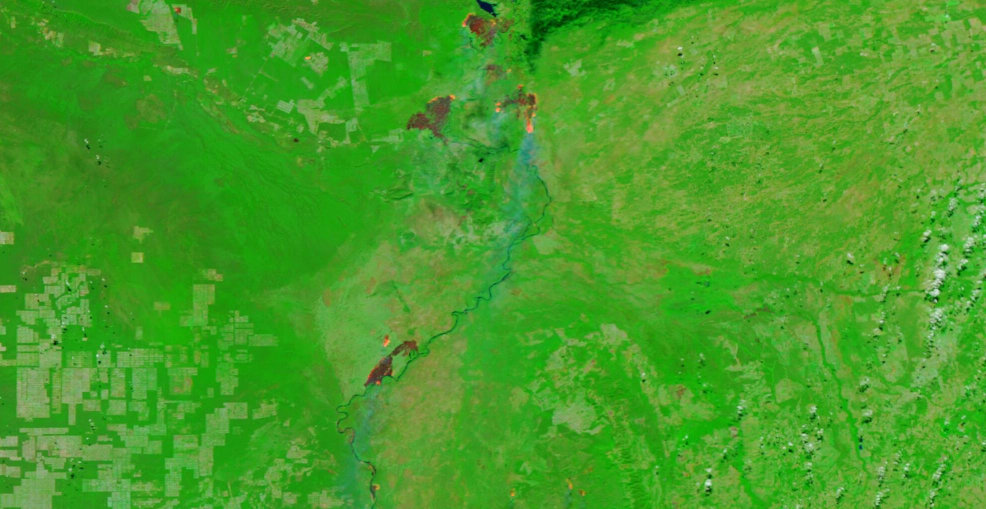
#> input picture img/4.jpg, 1972 x 1017 px, found by its file name (shown at 1/2 size)
$ python detectorsequencial.py
#> lines starting #> are read from the running program, lines starting #| are printed output that depends on the picture
import numpy as np
import tifffile as tiff
import cv2
import time
import os
from tqdm import tqdm

AREA_MINIMA = 1  # igual ao paralelo
ZOOM = 2          # também igual

def detectar_areas_vermelhas_tile_RGB(tile, zoom=ZOOM):
    imagem_ampliada = cv2.resize(tile, None, fx=zoom, fy=zoom, interpolation=cv2.INTER_CUBIC)
    R, G, B = cv2.split(imagem_ampliada)
    mascara = (R > 150) & (G < 100) & (B < 100)
    mascara = mascara.astype(np.uint8) * 255
    mascara = cv2.morphologyEx(mascara, cv2.MORPH_OPEN, np.ones((3, 3), np.uint8))
    contornos, _ = cv2.findContours(mascara, cv2.RETR_EXTERNAL, cv2.CHAIN_APPROX_SIMPLE)

    centros = []
    for contorno in contornos:
        if cv2.contourArea(contorno) >= AREA_MINIMA:
            M = cv2.moments(contorno)
            if M["m00"] != 0:
                cx = int(M["m10"] / M["m00"]) // zoom
                cy = int(M["m01"] / M["m00"]) // zoom
                centros.append((cx, cy))
    return centros

def process_large_image_sequential(image_path, tile_size=1024, output_path="resultados_sequencial/resultado_incendios_sequencial.tiff", delay_per_tile_seconds=0):
#> called with image_path = 'D:/fire_detector/fire_detector/img/4.jpg', tile_size = 1024, delay_per_tile_seconds = 0
    print(f"🔄 Carregando imagem: {image_path}")
    start = time.time()

    ext = os.path.splitext(image_path)[1].lower()
    if ext in [".tif", ".tiff"]:
        with tiff.TiffFile(image_path) as tif:
            page = tif.pages[0]
            height, width = page.shape[:2]
            img = tif.asarray(out='memmap')
    else:
        img = cv2.imread(image_path, cv2.IMREAD_UNCHANGED)
#> img is the input picture: shape (1017, 1972, 3); mean B, G, R 39.3, 156.6, 70.8
        if img is None:
            raise FileNotFoundError(f"Imagem não encontrada: {image_path}")
        if img.ndim == 2:
            img = cv2.cvtColor(img, cv2.COLOR_GRAY2BGR)
        elif img.shape[2] == 4:
            img = cv2.cvtColor(img, cv2.COLOR_BGRA2BGR)
        height, width = img.shape[:2]
#> height = 1017; width = 1972

    print(f"📐 Dimensões da imagem: {width}x{height}")
#| 📐 Dimensões da imagem: 1972x1017

    tiles = []
    for y in range(0, height, tile_size):
        for x in range(0, width, tile_size):
            tile = img[y:min(y+tile_size, height), x:min(x+tile_size, width)]
            tiles.append((tile, x, y))
#> after the loop, tiles = 2 items

    output = np.zeros((height, width, 3), dtype=np.uint8)
    total_detectados = 0

    print("▶️ Processando tiles sequencialmente...")
    for tile, x, y in tqdm(tiles, desc="Tiles", unit="tile"):
        centros = detectar_areas_vermelhas_tile_RGB(tile)
        total_detectados += len(centros)
        for cx, cy in centros:
            cv2.circle(output, (cx + x, cy + y), 6, (0, 0, 255), 2)
        time.sleep(delay_per_tile_seconds)
#> this loop made 2 passes
#> (x, y, total_detectados) on passes 1 to 2: (0, 0, 0), (1024, 0, 0)
#> pass 1, in detectar_areas_vermelhas_tile_RGB, `imagem_ampliada = cv2.resize(tile, None, fx=zoom, fy=zoom, interpolati..`:
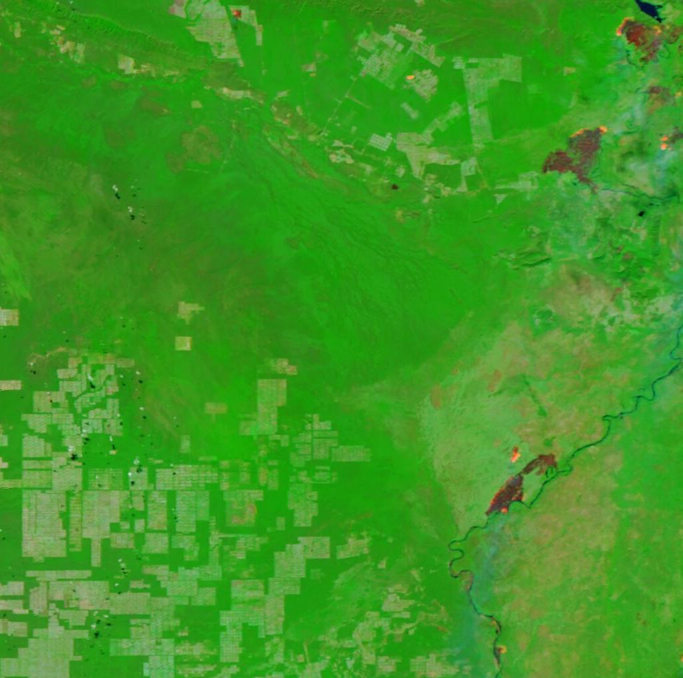
#> imagem_ampliada: shape (2034, 2048, 3) (shown at 1/3 size); mean of channels 0, 1, 2 36.2, 151.8, 62.2; drawn as B, G, R
#> pass 1, in detectar_areas_vermelhas_tile_RGB, `R, G, B = cv2.split(imagem_ampliada)`:
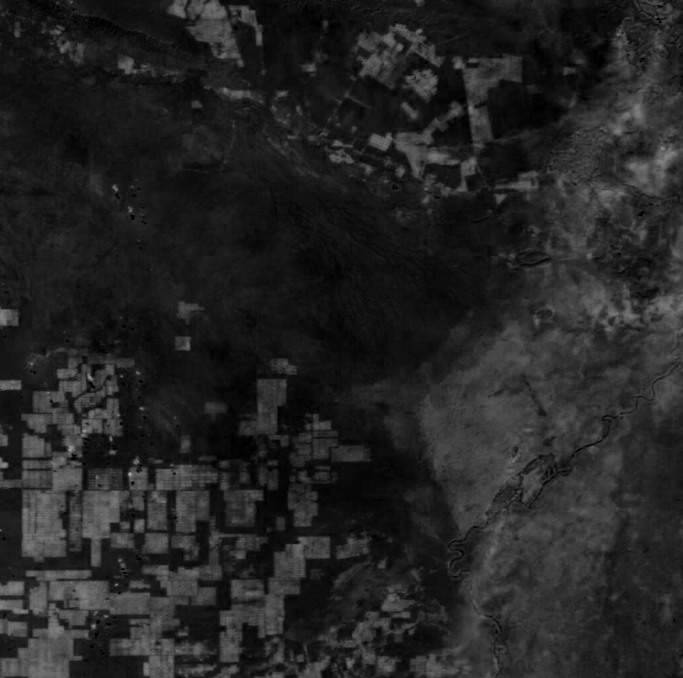
#> R: shape (2034, 2048) (shown at 1/3 size); min 0, max 191, mean 36.2
#> pass 1, in detectar_areas_vermelhas_tile_RGB, `R, G, B = cv2.split(imagem_ampliada)`:
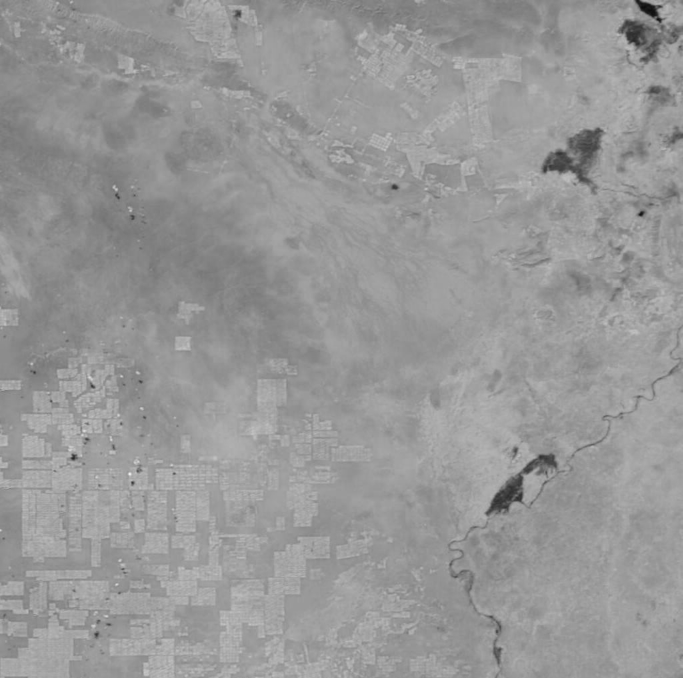
#> G: shape (2034, 2048) (shown at 1/3 size); min 10, max 253, mean 151.8
#> pass 1, in detectar_areas_vermelhas_tile_RGB, `R, G, B = cv2.split(imagem_ampliada)`:
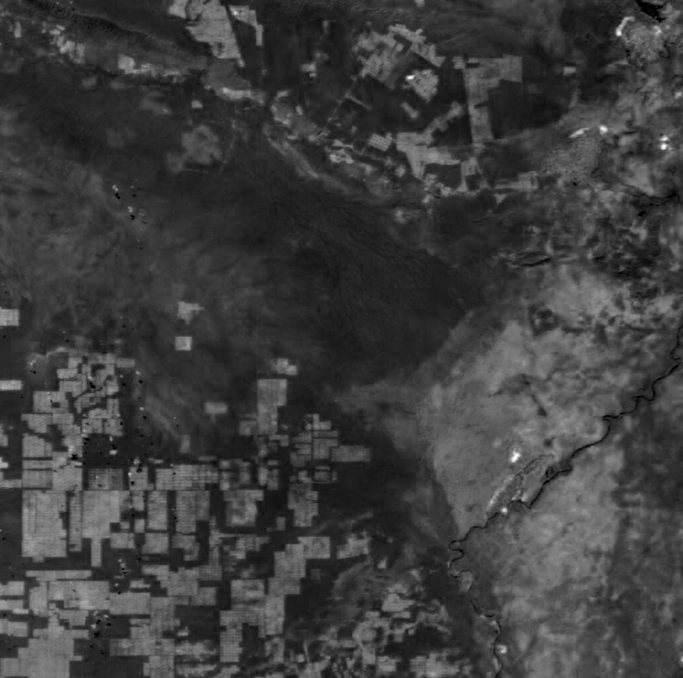
#> B: shape (2034, 2048) (shown at 1/3 size); min 0, max 255, mean 62.2
#> after the loop: output: shape (1017, 1972, 3); every value is 0
#> after the loop, total_detectados = 0

    os.makedirs(os.path.dirname(output_path), exist_ok=True)
    cv2.imwrite(output_path, output)

    elapsed = time.time() - start
    print(f"✅ Concluído: {total_detectados} focos detectados em {elapsed:.2f} segundos.")
#| ✅ Concluído: 0 focos detectados em 0.66 segundos.
    return elapsed, total_detectados

# Execução
if __name__ == "__main__":
    image_to_process = "D:/fire_detector/fire_detector/img/4.jpg"
    output_image_name = "resultados_sequencial/resultado_incendios_sequencial.tiff"
    tile_dimension = 1024
    delay = 0

    try:
        process_large_image_sequential(image_to_process, tile_size=tile_dimension, output_path=output_image_name, delay_per_tile_seconds=delay)
        print(f"📂 Imagem salva em: {output_image_name}")
    except Exception as e:
        print(f"❌ Erro: {e}")

$ run again, with img/1.jpg copied over img/4.jpg
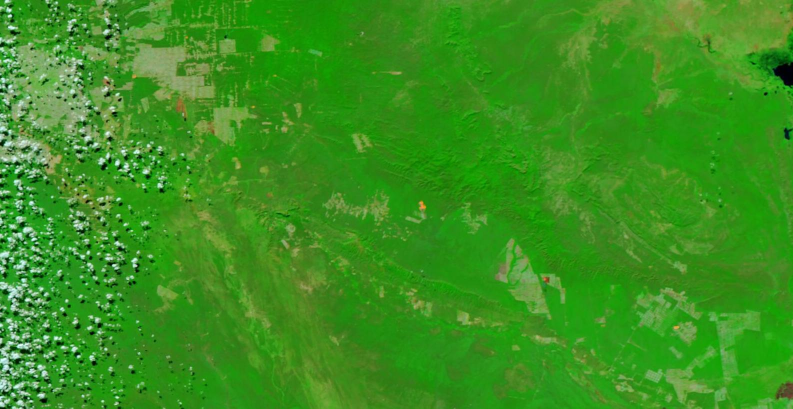
#> input picture img/1.jpg, 1586 x 817 px, found by its file name (shown at 1/2 size)
#> in process_large_image_sequential, img is the input picture: shape (817, 1586, 3); mean B, G, R 30.9, 145.1, 57.3
#| 📐 Dimensões da imagem: 1586x817
#> after the loop in process_large_image_sequential, `for y in range(0, height, tile_size):`: tiles = 2 items
#> the loop in process_large_image_sequential, `for tile, x, y in tqdm(tiles, desc="Tiles", unit="tile"):` made 2 passes
#> (x, y, total_detectados) on passes 1 to 2: (0, 0, 0), (1024, 0, 0)
#> pass 1, in detectar_areas_vermelhas_tile_RGB, `R, G, B = cv2.split(imagem_ampliada)`:
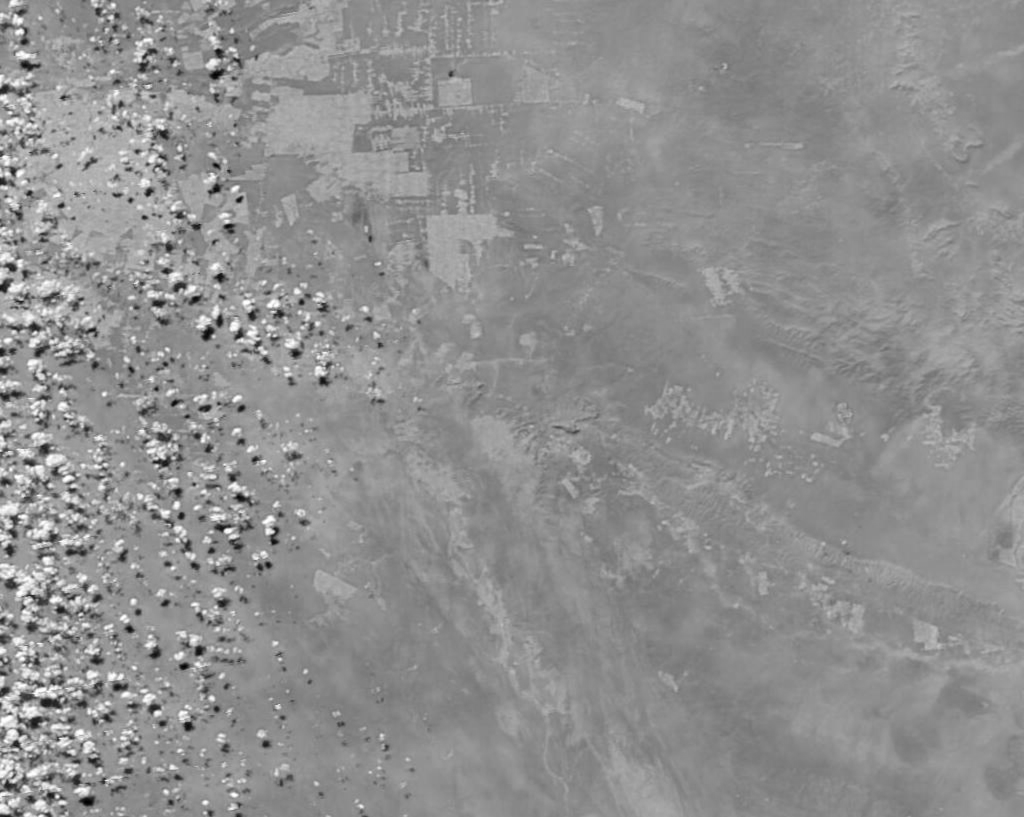
#> G: shape (1634, 2048) (shown at 1/2 size); min 0, max 255, mean 143.6
#> pass 1, in detectar_areas_vermelhas_tile_RGB, `R, G, B = cv2.split(imagem_ampliada)`:
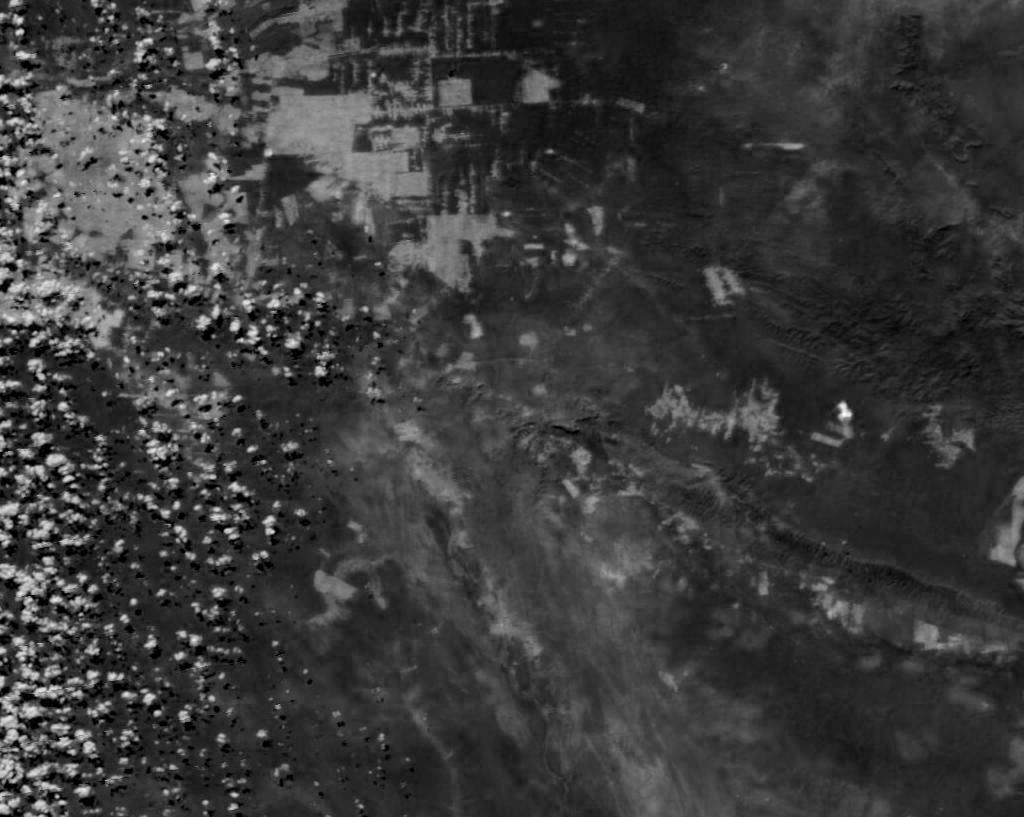
#> B: shape (1634, 2048) (shown at 1/2 size); min 0, max 255, mean 58.3
#> after the loop in process_large_image_sequential, `for tile, x, y in tqdm(tiles, desc="Tiles", unit="tile"):`: total_detectados = 0
#| ✅ Concluído: 0 focos detectados em 0.58 segundos.

$ run again, with img/2.jpg copied over img/4.jpg
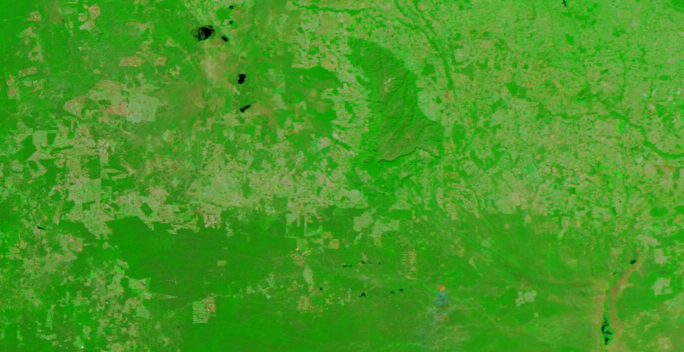
#> input picture img/2.jpg, 1367 x 704 px, found by its file name (shown at 1/2 size)
#> in process_large_image_sequential, img is the input picture: shape (704, 1367, 3); mean B, G, R 36.1, 153.4, 70.8
#| 📐 Dimensões da imagem: 1367x704
#> after the loop in process_large_image_sequential, `for y in range(0, height, tile_size):`: tiles = 2 items
#> the loop in process_large_image_sequential, `for tile, x, y in tqdm(tiles, desc="Tiles", unit="tile"):` made 2 passes
#> (x, y, total_detectados) on passes 1 to 2: (0, 0, 0), (1024, 0, 0)
#> pass 1, in detectar_areas_vermelhas_tile_RGB, `R, G, B = cv2.split(imagem_ampliada)`:
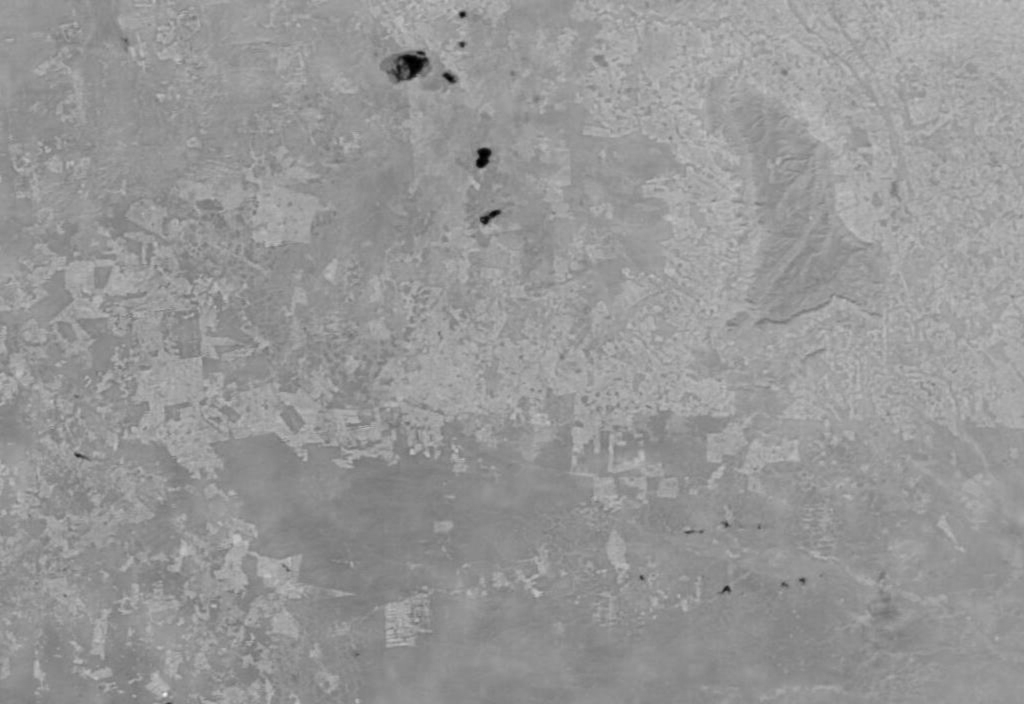
#> G: shape (1408, 2048) (shown at 1/2 size); min 0, max 246, mean 150.6
#> pass 1, in detectar_areas_vermelhas_tile_RGB, `R, G, B = cv2.split(imagem_ampliada)`:
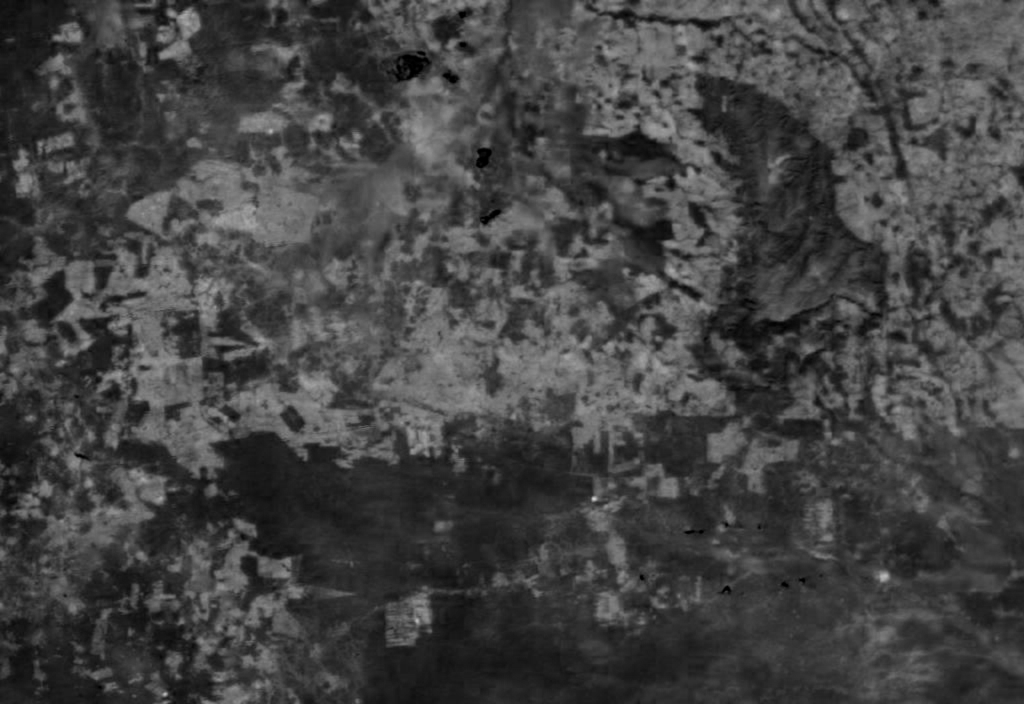
#> B: shape (1408, 2048) (shown at 1/2 size); min 0, max 213, mean 66.8
#> after the loop in process_large_image_sequential, `for tile, x, y in tqdm(tiles, desc="Tiles", unit="tile"):`: total_detectados = 0
#| ✅ Concluído: 0 focos detectados em 0.49 segundos.

$ run again, with img/3.jpg copied over img/4.jpg
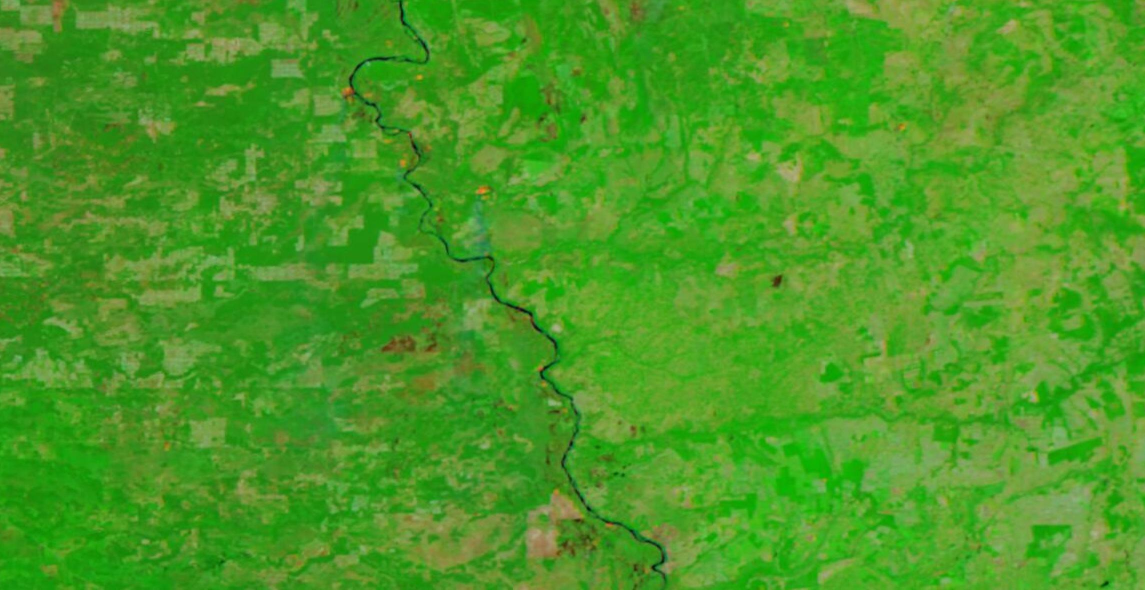
#> input picture img/3.jpg, 2290 x 1179 px, found by its file name (shown at 1/2 size)
#> in process_large_image_sequential, img is the input picture: shape (1179, 2290, 3); mean B, G, R 36.2, 153.9, 73.9
#| 📐 Dimensões da imagem: 2290x1179
#> after the loop in process_large_image_sequential, `for y in range(0, height, tile_size):`: tiles = 6 items
#> the loop in process_large_image_sequential, `for tile, x, y in tqdm(tiles, desc="Tiles", unit="tile"):` made 6 passes
#> (x, y) on passes 1 to 6: (0, 0), (1024, 0), (2048, 0), (0, 1024), (1024, 1024), (2048, 1024)
#> pass 1, in detectar_areas_vermelhas_tile_RGB, `R, G, B = cv2.split(imagem_ampliada)`:
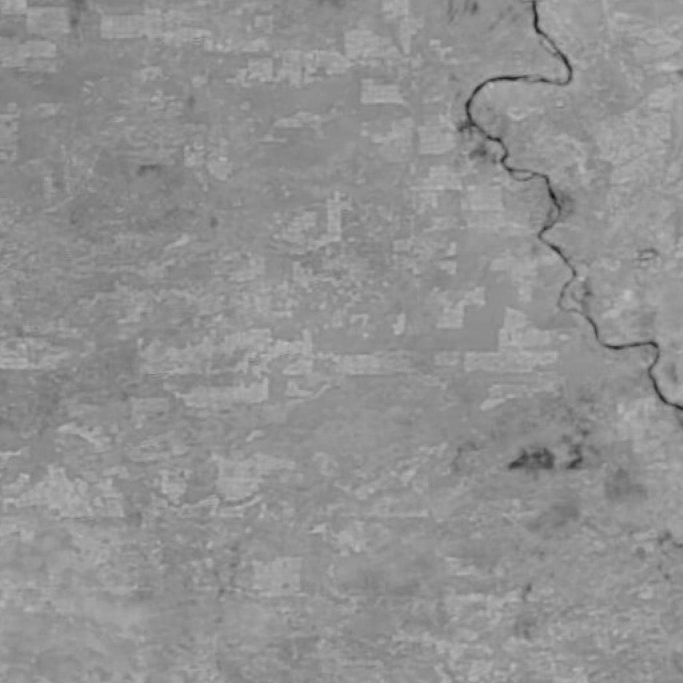
#> G: shape (2048, 2048) (shown at 1/3 size); min 17, max 193, mean 145.1
#> pass 1, in detectar_areas_vermelhas_tile_RGB, `R, G, B = cv2.split(imagem_ampliada)`:
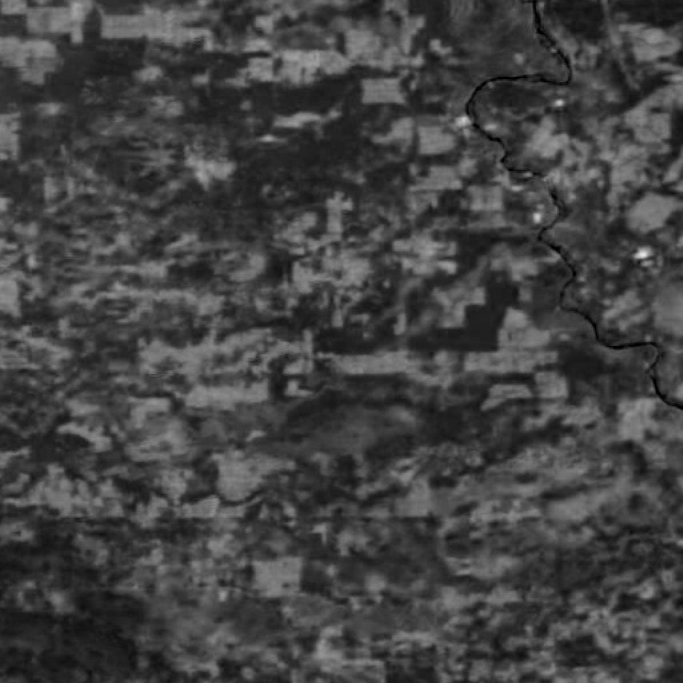
#> B: shape (2048, 2048) (shown at 1/3 size); min 0, max 234, mean 66.7
#> after the loop in process_large_image_sequential, `for tile, x, y in tqdm(tiles, desc="Tiles", unit="tile"):`: total_detectados = 0
#| ✅ Concluído: 0 focos detectados em 0.73 segundos.
